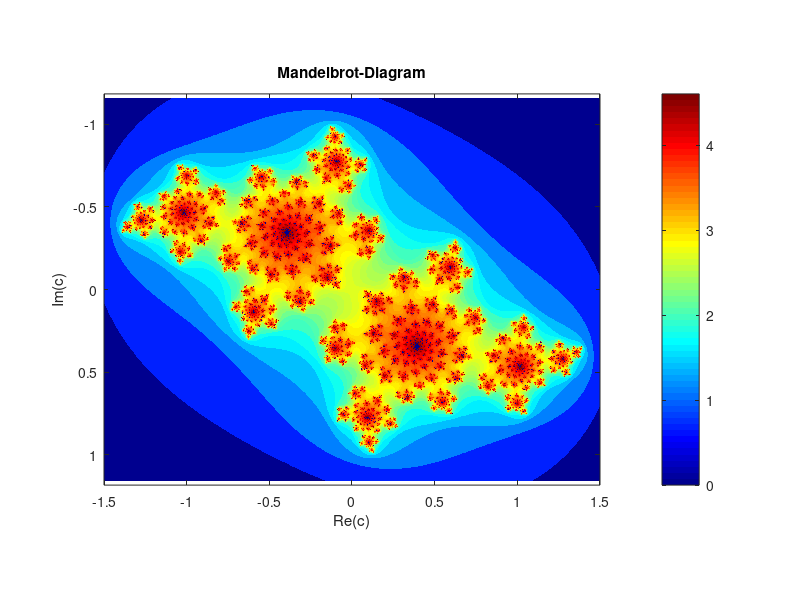

The MATLAB script that drew this image:
% Howto create a Mandelbrot-Diagram
%
% goals: show diagram type 'image' and howto operate efficiently on
% matrices

% measure compute time (start)
tic

% ---- config ------------------------------------------------------------------
% Parameter for Mandelbrot-Set
maxIter             = 100;  % # of iterations (50 .. 150)
selectPlotArea      = 3;    % adapt to your needs (0, 1, or 2)
Mandelbrot_notJulia = false; % true for Mandelbrot-Plot false for Julia-Plot

switch selectPlotArea
    case 1    % smaller window (right hand side)
        xRange  = linspace(-0.9 ,  0.55, 2000); % X - plot range (real)
        yRange  = linspace(-1.15,  0.0 , 2000); % Y - plot range (imaginay)
    case 2    % smaller window (left hand side
        xRange  = linspace(-1.5 , -1.2 , 2000); % X - plot range (real)
        yRange  = linspace(-0.3 ,   0  , 2000); % Y - plot range (imaginay)
    case 3
        xRange  = linspace(-1.5 ,  1.5 , 2000); % X - plot range (real)
        yRange  = linspace(-1.16,  1.16, 2000); % Y - plot range (imaginay)
    otherwise % default (full plot)
        xRange  = linspace(-2.2 ,  1.6 , 2000); % X - plot range (real)
        yRange  = linspace(-1.5 ,  1.5 , 2000); % Y - plot range (imaginay)
end

% ---- actual code -------------------------------------------------------------

% create mesh grid for complex plane
[X, Y] = meshgrid(xRange, yRange);

% initialize matrices (size of X, Y, C, and Z are identical)
if Mandelbrot_notJulia
    % Mandelbrot-plot
    C = X + 1i*Y;
    Z = zeros(size(X));
else
    % Julia-plot
    %C = -0.52 + 1i* (-0.52); % try out different start values
    C = -0.43 + 1i* (-0.61);
    Z = X + 1i*Y;
end
k = zeros(size(X));

% Mandelbrot-loop
for cnt = 1 : maxIter
    % compute next iteration values (for whole complex plane)
    Z = Z.^2 + C;
    % check if it is divergent and save iteration depth
    k(abs(Z) > 2 & k == 0) = cnt;
    % stop further computation for divergent values in complex plane
    Z(abs(Z) > 2) = NaN;
end

% show Mandelbrot-Diagram
figure(1);
imagesc(xRange, yRange, log(k));   % log scaling looks more beautiful
colormap(jet);
axis equal;
title('Mandelbrot-Diagram');
xlabel('Re(c)');
ylabel('Im(c)');
colorbar;

% stop and show timing
toc

% EOF